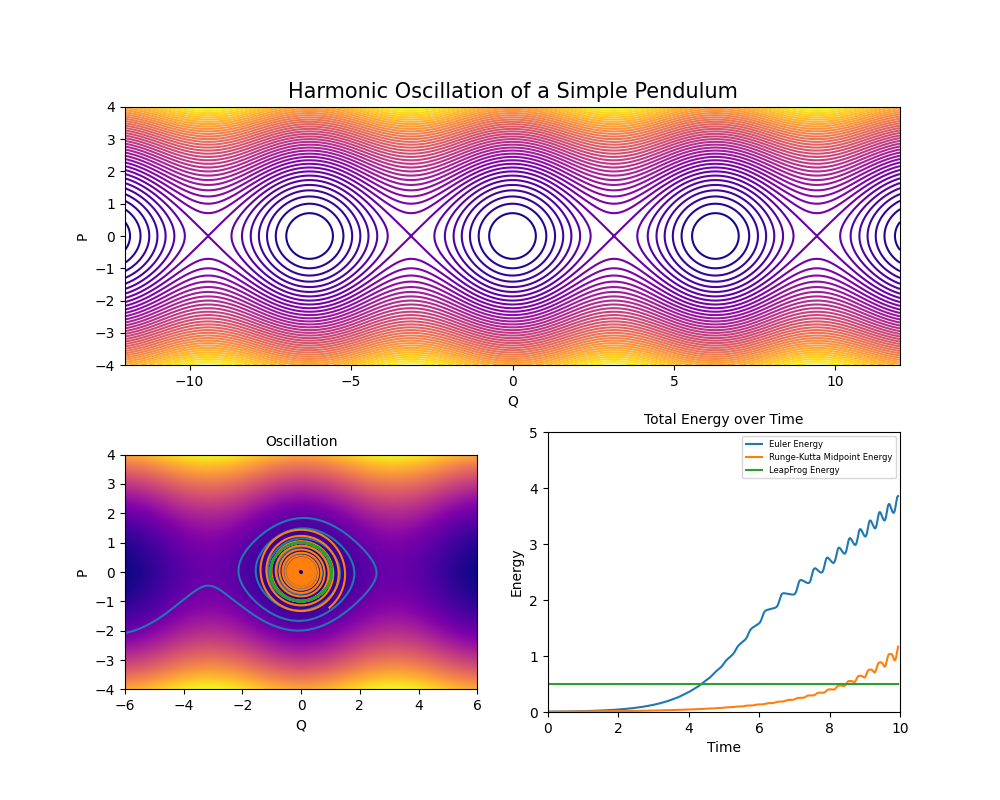

Reproduce this figure in Python.
#!/usr/bin/env python
# -*- coding: utf-8 -*-

"""Name:      Huynh, Thanh Cong
   Email:     [email redacted]
   Date:      05 November, 2021
   Kurs:      ESC201
   Semester:  HS21
   Week:      6
   Thema:     Harmonic Oscillation, LeapFrog Integration
"""

import numpy as np
import matplotlib.pyplot as plt
import matplotlib.gridspec as grt
from matplotlib.animation import FuncAnimation


def HOH(q, p):
    return 0.5 * p ** 2 - np.cos(q)


# Euler function
def euler(q, p, h):
    return q + h * p, p - h * np.sin(q)


def euler_HOH(q, p, N, dt):
    q_list = [q]
    p_list = [p]
    H_list = [HOH(q, p)]

    for i in range(N):
        q, p = euler(q, p, dt)
        q_list.append(q)
        p_list.append(p)
        H_list.append(HOH(q, p) + 1)

    return q_list, p_list, H_list


# Runge-Kutta Midpoint function
def rk_midpoint(q, p, dt):
    return p * dt, -q * dt


def rk_midpoint_HOH(q, p, N, dt):
    q_list = [q]
    p_list = [p]
    H_list = [HOH(q, p)]

    # using second order of Runge-Kutta for midpoint method
    for i in range(N):
        q_half, p_half = rk_midpoint(q, p, dt)
        q_new, p_new = rk_midpoint(q + q_half / 2.0, p, dt)

        q += q_new
        p += p_new

        q_list.append(q)
        p_list.append(p)
        H_list.append(HOH(q, p) + 1)

    return q_list, p_list, H_list


# Leapfrog function/ Strömer-Verlet function
def leapFrog(q, p, h):
    q_half = q + 0.5 * h * p
    p_new = p - h * np.sin(q_half)
    q_new = q_half + 0.5 * h * p_new
    return q_new, p_new


def leapFrog_HOH(q, p, N, dt):
    q_list = [q]
    p_list = [p]
    H_list = [HOH(q, p)]

    for i in range(N):
        q, p = leapFrog(q, p, dt)
        q_list.append(q)
        p_list.append(p)
        H_list.append(HOH(q, p) + 1)

    return q_list, p_list, H_list


def init():
    global frame
    frame = 0
    return None


def update(args):
    # consider the updated subplots by the new frame steps
    global ax_2
    global ax_3
    global frame

    # save the plot at the end of the animation (step 1100)
    if frame == steps:
        plt.savefig('Simple_Pendulum.png', format='png')

    # plot 2: Oscillation by Euler forward/Runge-Kutta Midpoint/Leapfrog
    ax_2.clear()
    ax_2.set_title('Oscillation', fontsize=10)
    ax_2.imshow(H, extent=(-12.0, 12.0, -4.0, 4.0), cmap='plasma')
    ax_2.plot(euler_q[:frame], euler_p[:frame], label='Euler')
    ax_2.plot(rk_q[:frame], rk_p[:frame], label='Runge-Kutta Midpoint')
    ax_2.plot(leap_q[:frame], leap_p[:frame], label='LeapFrog')
    ax_2.set_xlabel('Q')
    ax_2.set_ylabel('P')
    ax_2.set_xlim(-6.0, 6.0)
    ax_2.set_ylim(-4.0, 4.0)

    # plot 3: Energys
    ax_3.clear()
    ax_3.set_title('Total Energy over Time', fontsize=10)
    ax_3.plot(t[:frame], euler_H[:frame], label='Euler Energy')
    ax_3.plot(t[:frame], rk_H[:frame], label='Runge-Kutta Midpoint Energy')
    ax_3.plot(t[:frame], leap_H[:frame], label='LeapFrog Energy')
    ax_3.set_xlabel('Time')
    ax_3.set_ylabel('Energy')
    ax_3.set_ylim(0, 5.0)
    ax_3.set_xlim(0, 10)
    ax_3.legend(loc='upper right', prop={'size': 6})

    frame += 5  # animation speed
    return None


def main():
    global ax_2
    global ax_3
    global H
    global euler_q, euler_p, euler_H
    global leap_q, leap_p, leap_H
    global rk_q, rk_p, rk_H
    global t
    global steps

    Fig = plt.figure(figsize=(10, 8))
    gs = grt.GridSpec(nrows=2, ncols=2)
    ax_1 = Fig.add_subplot(gs[0, :])
    ax_2 = Fig.add_subplot(gs[1, 0])
    ax_3 = Fig.add_subplot(gs[1, 1])
    # data setup
    q, p = np.meshgrid(np.linspace(-12.0, 12.0, 420), np.linspace(-4.0, 4.0, 210))
    H = HOH(q, p)

    steps = 1100
    euler_q, euler_p, euler_H = euler_HOH(0, 0.1, steps, 0.1)
    leap_q, leap_p, leap_H = leapFrog_HOH(0, 1, steps, 0.1)
    rk_q, rk_p, rk_H = rk_midpoint_HOH(0, 0.1, steps, 0.1)
    t = np.linspace(0, 10, steps + 1)

    # plotting grid
    ax_1.set_title('Harmonic Oscillation of a Simple Pendulum', fontsize=15)
    ax_1.contour(q, p, H, 43, cmap='plasma')
    ax_1.set_xlabel('Q')
    ax_1.set_ylabel('P')
    ax_1.set_aspect('equal')

    # setup plot 2 for animation
    ax_2.set_title('Oscillation', fontsize=10)

    # setup plot 3 for animation
    ax_3.set_title('Total Energy over Time', fontsize=10)

    # starting Animation
    ani = FuncAnimation(Fig, update, None, init_func=init, interval=30)

    plt.show()


# Main
if __name__ == "__main__":
    main()
